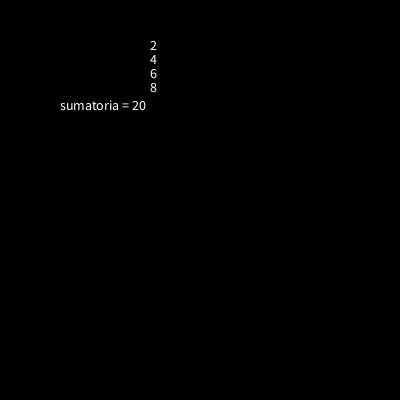
Frame 1 (no input)
Frame 60 (the mouse pressed at the canvas centre just before this capture): identical to frame 1, image omitted
Frame 120 (the mouse held since frame 60 and released just before this capture): identical to frame 1, image omitted

The Processing sketch that drew this single still picture (run headless with seeded random() and noise(); from frame 60 on, the mouse is pressed at the canvas centre):

// Processing sketch: processing_117637
// ── processing_117637.pde

int suma(int [] t) {
    int s = 0;
    for ( int i=0; i<t.length; i++ ) {
        s += t[i];
    }
    return s;
};
  
 
//println("resultado ="+total);
 
void setup() {  //setup function called initially, only once
    int[] datos = {2,4,6,8};
    int total = suma(datos);
    int y=0; 
    size(400,400);
    smooth();
    background(0,0,0);
    fill(255);
    textSize(24);
    for(int x=0;x<=3;x++){
        
      
        fill(255);
        textSize(14);
        text(""+datos[x],150,y+50);
       y=y+14;
        
        }
    text("sumatoria = "+total,60,110);
}
 
void draw() {  //draw function loops
}
